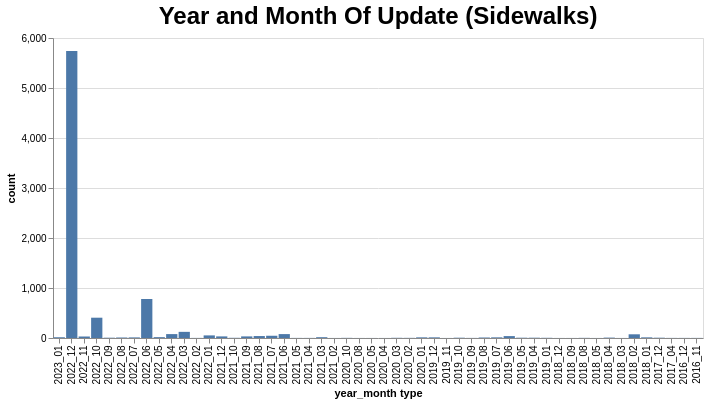

Express this chart as Vega-Lite.
### Vega-Lite specification from a JSON file in a GitHub repository (floating-point values rounded to 4 significant figures)
{"config": {"view": {"continuousWidth": 300, "continuousHeight": 300}, "title": {"fontSize": 24}}, "data": {"name": "data-5abe50cfeee292670916facf15d2772b"}, "mark": {"type": "bar"}, "encoding": {"tooltip": [{"field": "percent", "type": "nominal"}], "x": {"field": "year_month type", "sort": "-x", "type": "nominal"}, "y": {"field": "count", "type": "quantitative"}}, "height": 300, "params": [{"name": "param_8", "select": {"type": "interval", "encodings": ["x", "y"]}, "bind": "scales"}], "title": "Year and Month Of Update (Sidewalks)", "width": 650, "$schema": "https://vega.github.io/schema/vega-lite/v5.json", "datasets": {"data-5abe50cfeee292670916facf15d2772b": [{"year_month type": "2022_12", "count": 5741, "percent": "73.96%"}, {"year_month type": "2022_06", "count": 780, "percent": "10.05%"}, {"year_month type": "2022_10", "count": 406, "percent": "5.23%"}, {"year_month type": "2022_03", "count": 123, "percent": "1.58%"}, {"year_month type": "2021_06", "count": 78, "percent": "1.0%"}, {"year_month type": "2022_04", "count": 78, "percent": "1.0%"}, {"year_month type": "2018_02", "count": 74, "percent": "0.95%"}, {"year_month type": "2022_01", "count": 52, "percent": "0.67%"}, {"year_month type": "2021_07", "count": 45, "percent": "0.58%"}, {"year_month type": "2021_08", "count": 39, "percent": "0.5%"}, {"year_month type": "2019_06", "count": 38, "percent": "0.49%"}, {"year_month type": "2021_09", "count": 32, "percent": "0.41%"}, {"year_month type": "2021_12", "count": 32, "percent": "0.41%"}, {"year_month type": "2022_11", "count": 30, "percent": "0.39%"}, {"year_month type": "2022_05", "count": 17, "percent": "0.22%"}, {"year_month type": "2021_03", "count": 16, "percent": "0.21%"}, {"year_month type": "2023_01", "count": 15, "percent": "0.19%"}, {"year_month type": "2018_01", "count": 13, "percent": "0.17%"}, {"year_month type": "2019_07", "count": 13, "percent": "0.17%"}, {"year_month type": "2019_12", "count": 13, "percent": "0.17%"}, {"year_month type": "2020_01", "count": 13, "percent": "0.17%"}, {"year_month type": "2022_07", "count": 12, "percent": "0.15%"}, {"year_month type": "2022_08", "count": 10, "percent": "0.13%"}, {"year_month type": "2019_08", "count": 10, "percent": "0.13%"}, {"year_month type": "2018_04", "count": 8, "percent": "0.1%"}, {"year_month type": "2019_10", "count": 6, "percent": "0.08%"}, {"year_month type": "2017_12", "count": 6, "percent": "0.08%"}, {"year_month type": "2019_04", "count": 6, "percent": "0.08%"}, {"year_month type": "2022_09", "count": 6, "percent": "0.08%"}, {"year_month type": "2019_05", "count": 6, "percent": "0.08%"}, {"year_month type": "2020_03", "count": 4, "percent": "0.05%"}, {"year_month type": "2021_10", "count": 4, "percent": "0.05%"}, {"year_month type": "2019_01", "count": 4, "percent": "0.05%"}, {"year_month type": "2020_10", "count": 3, "percent": "0.04%"}, {"year_month type": "2020_02", "count": 3, "percent": "0.04%"}, {"year_month type": "2018_08", "count": 3, "percent": "0.04%"}, {"year_month type": "2021_04", "count": 2, "percent": "0.03%"}, {"year_month type": "2017_04", "count": 2, "percent": "0.03%"}, {"year_month type": "2019_09", "count": 2, "percent": "0.03%"}, {"year_month type": "2016_12", "count": 2, "percent": "0.03%"}, {"year_month type": "2021_05", "count": 2, "percent": "0.03%"}, {"year_month type": "2016_11", "count": 2, "percent": "0.03%"}, {"year_month type": "2022_02", "count": 2, "percent": "0.03%"}, {"year_month type": "2021_02", "count": 1, "percent": "0.01%"}, {"year_month type": "2020_08", "count": 1, "percent": "0.01%"}, {"year_month type": "2020_04", "count": 1, "percent": "0.01%"}, {"year_month type": "2019_11", "count": 1, "percent": "0.01%"}, {"year_month type": "2018_12", "count": 1, "percent": "0.01%"}, {"year_month type": "2018_09", "count": 1, "percent": "0.01%"}, {"year_month type": "2018_05", "count": 1, "percent": "0.01%"}, {"year_month type": "2018_03", "count": 1, "percent": "0.01%"}, {"year_month type": "2020_05", "count": 1, "percent": "0.01%"}]}}
